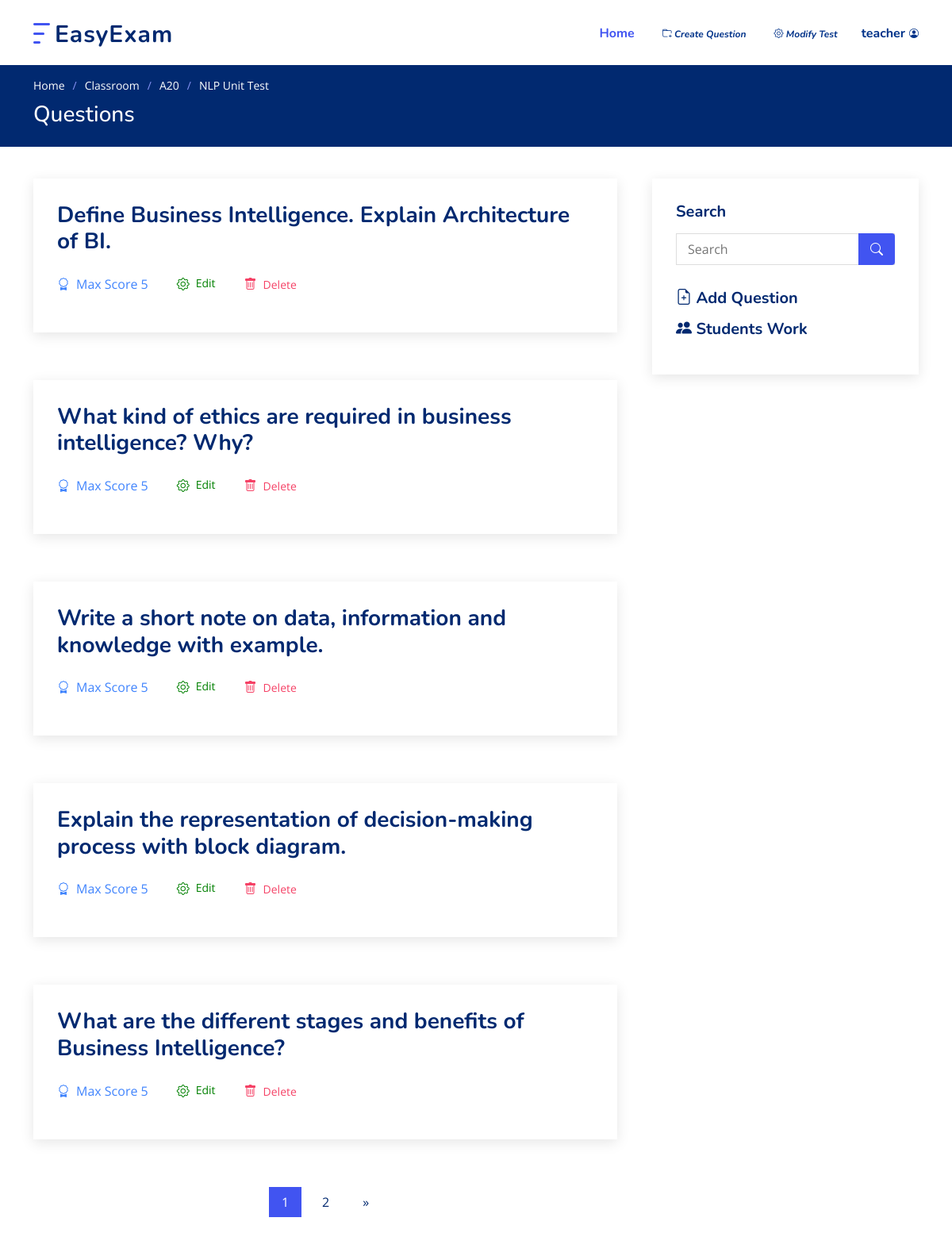
Screenshot of /1/view_test (signed in) with the database file from the repository.
### Classroom/models.py (models this page shows)
class Test(models.Model):
	belongs = models.ForeignKey(Classroom, on_delete=models.CASCADE)
	name = models.CharField(max_length=255)
	desc = models.CharField(max_length=2555, blank=True)
	create_time = models.DateTimeField(auto_now_add=True)
	start_time = models.DateTimeField()
	end_time = models.DateTimeField()
	def __str__(self):
		return self.name

class Classroom(models.Model):
	owner = models.ForeignKey(User, on_delete=models.CASCADE) # Teacher
	name = models.CharField(max_length=255) # class name
	code = models.CharField(max_length=5, unique=True) # code for students to join
	desc = models.CharField(max_length=255, blank=True) # class Description for optional
	def __str__(self):
		return self.name

class Question(models.Model):
	test = models.ForeignKey(Test, on_delete=models.CASCADE, related_name='questions')
	qn_text = models.CharField('Question', max_length=2000)
	key = models.CharField('Answer key', max_length=5000)
	max_score = models.PositiveSmallIntegerField(default=100)
	def __str__(self):
		return self.qn_text

### Classroom/views/Teachers.py (the view)
# urls.py: path('<int:test_id>/view_test', Teachers.view_test, name='view_test'),
@login_required(login_url='login')
@teacher_required
def view_test(request, test_id):
	qns = Question.objects.filter(test=test_id)
	test = get_object_or_404(Test, pk=test_id)
	search = request.GET.get('search')
	if search != "" and search is not None:
		qns = Question.objects.filter(test=test_id, qn_text__icontains=search)
	paginator = Paginator(qns, 5)
	page = request.GET.get('page', 1)
	try:
		qns = paginator.page(page)
	except PageNotAnInteger:
		qns = paginator.page(1)
	except EmptyPage:
		qns = paginator.page(paginator.num_pages)
	return render(request, 'teachers/view_test.html', { 'qns' : qns, 'test' : test } )

### templates/teachers/view_test.html (shortened to what this page needs)
{% extends 'base.html' %}
{% load static %}
{% block header %}
<header id="header" class="header fixed-top">
  <div class="container-fluid container-xl d-flex align-items-center justify-content-between">
    <a href="{% url 'home' %}" class="logo d-flex align-items-center">
      <img src="{% static 'assets/img/logo.png' %}" alt="">
      <span>EasyExam</span>
    </a>
    <nav id="navbar" class="navbar">
      <ul>
        <li><a class="nav-link scrollto active" href="{% url 'dashboard' %}">Home</a></li>
        {% if user.is_staff %}
          <li><a href="{% url 'create_qn' test.id %}"><i class="bi bi-folder-plus"><span> Create Question</span></i></a>
          <li><a href="{% url 'update_test' test.id %}"><i class="bi bi-gear"><span> Modify Test</span></i></a>
        {% endif %}
        <li class="dropdown"><a href="#"><span>{{ user.first_name }}</span><i class="bi bi-person-circle"></i></a>
        </li>
      </ul>
    </nav>
  </div>
</header>
{% endblock %}
{% block main %}
  <main id="main">
    <section class="breadcrumbs">
      <div class="container">
        <ol>
          <li><a href="{% url 'home' %}">Home</a></li>
          <li><a href="{% url 'dashboard' %}">Classroom</a></li>
          <li><a href="{% url 'view_class' test.belongs.id %}">{{ test.belongs }}</a></li>
          <li>{{test}}</li>
        </ol>
        <h2>Questions</h2>
      </div>
    </section>
    <section id="blog" class="blog">
      <div class="container" data-aos="fade-up">
        <div class="row">
          <div class="col-lg-8 entries">
            {% for q in qns %}
            <article class="entry">
              <h5 class="entry-title">
                <a>{{ q }}</a>
              </h5>
              <div class="entry-meta">
                <ul>
                  <li class="d-flex align-items-center"><i class="bi bi-award"></i>Max Score
                    {{ q.max_score }}
                  </li>
                  <li class="nav-item d-inline-flex  align-items-center mr-2"><a class="nav-link d-inline-flex" href="{% url 'update_qn' q.id %}" style="color: green"><i class="bi bi-gear"></i>Edit</a></li>
                  <li class="nav-item d-inline-flex  align-items-center mr-2"><a class="confirm-delete" href="{% url 'delete_qn' q.id  %}" style="color: #f54266"><i class="bi bi-trash"></i>Delete</a></li>
                </ul>
              </div>
            </article>
            {% endfor %}
            {% if qns.has_other_pages %}
            <div class="blog-pagination">
              <ul class="justify-content-center">
                {% for i in qns.paginator.page_range %}
                  {% if qns.number == i %}
                    <li class="active"><a>{{ i }}</a></li>
                  {% else %}
                    <li><a href="?page={{ i }}">{{ i }}</a></li>
                  {% endif %}
                {% endfor %}
                {% if qns.has_next %}
                  <li><a href="?page={{ qns.next_page_number }}">&raquo;</a></li>
                {% endif %}
              </ul>
            </div>
            {% endif %}
          </div>
          <div class="col-lg-4">
            <div class="sidebar">
              <h3 class="sidebar-title">Search</h3>
              <div class="sidebar-item search-form">
                <form action="" method="GET">
                  <input type="text" name="search" placeholder="Search">
                  <button type="submit"><i class="bi bi-search"></i></button>
                </form>
              </div>
              <a href="{% url 'create_qn' test.id %}"><h3 class="sidebar-title bi bi-file-earmark-plus"> Add Question</h3></a>
              <a href="{% url 'students_work' test.id %}"><h3 class="sidebar-title bi bi-people-fill"> Students Work </h3></a>
            </div>
          </div>
        </div>
      </div>
    </section>
  </main>
{% endblock %}

### templates/base.html (shortened to what this page needs)
{% load static %}
<!DOCTYPE html>
<html lang="en">
<head>
  <link href="https://cdn.jsdelivr.net/npm/bootstrap@5.0.0-beta3/dist/css/bootstrap.min.css" rel="stylesheet">
  <link rel="stylesheet" href="https://cdn.jsdelivr.net/npm/bootstrap-icons@1.4.1/font/bootstrap-icons.css">
  <link href="https://unpkg.com/aos@2.3.1/dist/aos.css" rel="stylesheet">
  <link href="https://cdn.jsdelivr.net/npm/remixicon@2.5.0/fonts/remixicon.css" rel="stylesheet">
  <link rel="stylesheet" href="https://unpkg.com/swiper/swiper-bundle.min.css" />
  <link rel="stylesheet" href="https://cdn.jsdelivr.net/npm/glightbox/dist/css/glightbox.min.css" />
  <link href="{% static 'assets/style.css' %}" rel="stylesheet">
  <link href="{% static 'myStyles.css' %}" rel="stylesheet">
</head>
<body>
  {% block header %}
  {% endblock %}
  <main id="main">
  {% block main %}
  {% endblock %}
  </main>
</body>
</html>

### static/assets/style.css (style rules this page uses)
:root { scroll-behavior: smooth; }
body { font-family: "Open Sans", sans-serif; color: #444444; }
a { color: #4154f1; text-decoration: none; }
h1, h2, h3, h4, h5, h6 { font-family: "Nunito", sans-serif; }
section { padding: 60px 0; overflow: hidden; }
.breadcrumbs { padding: 15px 0; background: #012970; min-height: 40px; margin-top: 82px; color: #fff; }
.breadcrumbs h2 { font-size: 28px; font-weight: 500; }
.breadcrumbs ol { display: flex; flex-wrap: wrap; list-style: none; padding: 0 0 10px 0; margin: 0; font-size: 14px; }
.breadcrumbs ol a { color: #fff; transition: 0.3s; }
.breadcrumbs ol li + li { padding-left: 10px; }
.breadcrumbs ol li + li::before { display: inline-block; padding-right: 10px; color: #8894f6; content: "/"; }
.header { transition: all 0.5s; z-index: 997; padding: 20px 0; }
.header .logo { line-height: 0; }
.header .logo img { max-height: 40px; margin-right: 6px; }
.header .logo span { font-size: 30px; font-weight: 700; letter-spacing: 1px; color: #012970; font-family: "Nunito", sans-serif; margin-top: 3px; }
.navbar { padding: 0; }
.navbar ul { margin: 0; padding: 0; display: flex; list-style: none; align-items: center; }
.navbar li { position: relative; }
.navbar a { display: flex; align-items: center; justify-content: space-between; padding: 10px 0 10px 30px; font-family: "Nunito", sans-serif; font-size: 16px; font-weight: 700; color: #013289; white-space: nowrap; transition: 0.3s; }
.navbar a i { font-size: 12px; line-height: 0; margin-left: 5px; }
.navbar a:hover, .navbar .active, .navbar li:hover > a { color: #4154f1; }
.blog { padding: 40px 0 20px 0; }
.blog .entry { padding: 30px; margin-bottom: 60px; box-shadow: 0 4px 16px rgba(0, 0, 0, 0.1); }
.blog .entry .entry-title { font-size: 28px; font-weight: bold; padding: 0; margin: 0 0 20px 0; }
.blog .entry .entry-title a { color: #012970; transition: 0.3s; }
.blog .entry .entry-meta { margin-bottom: 15px; color: #4084fd; }
.blog .entry .entry-meta ul { display: flex; flex-wrap: wrap; list-style: none; align-items: center; padding: 0; margin: 0; }
.blog .entry .entry-meta ul li + li { padding-left: 20px; }
.blog .entry .entry-meta i { font-size: 16px; margin-right: 8px; line-height: 0; }
.blog .entry .entry-meta a { color: #777777; font-size: 14px; display: inline-block; line-height: 1; }
.blog .blog-pagination { color: #024ed5; }
.blog .blog-pagination ul { display: flex; padding: 0; margin: 0; list-style: none; }
.blog .blog-pagination li { margin: 0 5px; transition: 0.3s; }
.blog .blog-pagination li a { color: #012970; padding: 7px 16px; display: flex; align-items: center; justify-content: center; }
.blog .blog-pagination li.active, .blog .blog-pagination li:hover { background: #4154f1; }
.blog .blog-pagination li.active a, .blog .blog-pagination li:hover a { color: #fff; }
.blog .sidebar { padding: 30px; margin: 0 0 60px 20px; box-shadow: 0 4px 16px rgba(0, 0, 0, 0.1); }
.blog .sidebar .sidebar-title { font-size: 20px; font-weight: 700; padding: 0 0 0 0; margin: 0 0 15px 0; color: #012970; position: relative; }
.blog .sidebar .sidebar-item { margin-bottom: 30px; }
.blog .sidebar .search-form form { background: #fff; border: 1px solid #ddd; padding: 3px 10px; position: relative; }
.blog .sidebar .search-form form input[type="text"] { border: 0; padding: 4px; border-radius: 4px; width: calc(100% - 40px); }
.blog .sidebar .search-form form button { position: absolute; top: 0; right: 0; bottom: 0; border: 0; background: none; font-size: 16px; padding: 0 15px; margin: -1px; background: #4154f1; color: #fff; transition: 0.3s; border-radius: 0 4px 4px 0; line-height: 0; }
.blog .sidebar .search-form form button i { line-height: 0; }

### rows the page displays
Test: belongs "A20", name "NLP Unit Test"
Question: qn_text "Define Business Intelligence. Explain Architecture of BI.", max_score "5"
Question: qn_text "What kind of ethics are required in business intelligence? Why?", max_score "5"
Question: qn_text "Write a short note on data, information and knowledge with example.", max_score "5"
Question: qn_text "Explain the representation of decision-making process with block diagram.", max_score "5"
Question: qn_text "What are the different stages and benefits of Business Intelligence?", max_score "5"

### other values shown
{{ user.first_name }} "teacher"
{{ i }} "1"
{{ i }} "2"
